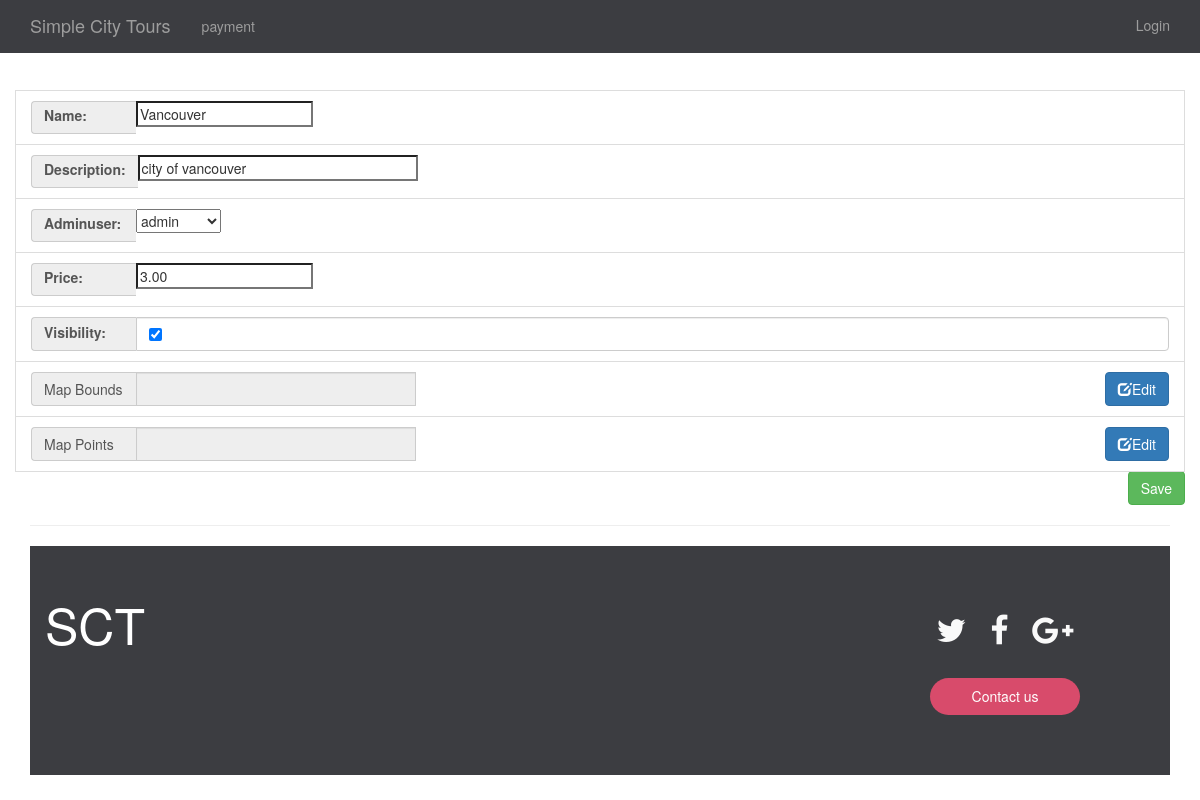
Screenshot of /cityUpdateAdmin/1/ with the database file from the repository.
### app/models.py (models this page shows, shortened)
class Location(models.Model):
    name = models.CharField(max_length=255,null=True)
    created = models.DateTimeField(auto_now_add=True, editable=False, null=True)
    last_updated = models.DateTimeField(auto_now=True, editable=False, null=True)
    isReady = models.BooleanField(default=False)
    adminuser = models.ForeignKey(User, on_delete=models.PROTECT)
    lat = models.DecimalField(decimal_places=19, max_digits=23,null=True)
    lng = models.DecimalField(decimal_places=19, max_digits=23,null=True)
    price = models.DecimalField(decimal_places=2, max_digits=12,null=True)
    visibility = models.BooleanField(default=True)
    description = models.CharField(max_length=1000,null=True)
    polygon = models.OneToOneField(Polygon, models.PROTECT ,null=True)
    zoom = models.IntegerField(null=True)
    img = models.CharField(max_length=255,default="/not_set")

### app/views.py (the view)
# urls.py: url(r'^cityUpdateAdmin/(?P<pk>[0-9]+)/$', app.views.cityUpdateAdmin.as_view(), name='cityUpdateAdmin'),
class cityUpdateAdmin(UpdateView):
   model = Location
   fields = ['name', 'description', 'adminuser', 'price', 'visibility','id']
   template_name = 'app/mapEditForm.html'
   def get_pk(self):
        pk= self.kwargs['pk']
        return pk

### app/templates/app/mapEditForm.html (shortened to what this page needs)
{% extends "app/layout.html" %}
{% block content %}
<div class="row">
     <form class="form-horizontal" action="" method="post">
         <ul class="list-group">
             {% include 'app/form-edit-template.html' %}
             <li class="list-group-item">
                    <div class="input-group">
                        <span class="input-group-addon">Map Bounds</span>
                        <input id="mapBounds" type="text" class="form-control pull-left" name="mapBounds" disabled>
                        <span class="input-group-btn">
                            <a href="{% url 'cityPolygonUpdate' view.get_pk %}"><span class="btn btn-primary editBut" id="polyEdit"><span class="glyphicon glyphicon-edit"></span>Edit</span></a>
                        </span>
                    </div>
                </li>
                <li class="list-group-item">
                    <div class="input-group">
                        <span class="input-group-addon">Map Points</span>
                        <input id="mapPoints" type="text" class="form-control pull-left" name="mapPoints" disabled>
                        <span class="input-group-btn">
                            <a href="{% url 'cityPointsUpdate' view.get_pk %}"><span class="btn btn-primary editBut" id="pointsEdit"><span class="glyphicon glyphicon-edit"></span>Edit</span></a>
                        </span>
                    </div>
                </li>
             <li>
                 <button type="submit" class="btn btn-success pull-right">Save</button>
             </li>
         </ul>
     </form>
</div>
{% endblock %}

### app/templates/app/form-edit-template.html (shortened to what this page needs)
<li class="list-group-item">
        <div class="input-group">
            <span class="input-group-addon">{{form.name.label_tag}}</span>
            <div>{{form.name}}</div>
        </div>
</li>
<li class="list-group-item">
        <div class="input-group">
            <span class="input-group-addon">{{form.description.label_tag}}</span>
            <div>{{form.description}}</div>
        </div>
</li><li class="list-group-item">
        <div class="input-group">
            <span class="input-group-addon">{{form.adminuser.label_tag}}</span>
            <div>{{form.adminuser}}</div>
        </div>
</li><li class="list-group-item">
        <div class="input-group">
            <span class="input-group-addon">{{form.price.label_tag}}</span>
            <div>{{form.price}}</div>
        </div>
</li><li class="list-group-item">
        <div class="input-group">
            <span class="input-group-addon">{{form.visibility.label_tag}}</span>
            <div class="form-control" type="checkbox">{{form.visibility}}</div>
        </div>
</li>

### app/static/app/content/site.css (style rules this page uses)
body { padding-top: 50px; padding-bottom: 20px; }
input, select, textarea { max-width: 280px; }

### app/static/app/css/style.css (style rules this page uses)
.editBut { background-color: #3379b8; font-size: 20px; margin-bottom: 5px; border-radius: 10%; padding: 3%; }
ul li { display: inline; }
.input-group-addon { min-width: 105px !important; text-align: left !important; }

### app/templates/app/form-edit-template.html (style rules this page uses)
#id_description { max-height: 60px; width: 620px; }

### rows the page displays
Location: name "Vancouver", description "city of vancouver", adminuser "admin", price "3.00", visibility "☑"
